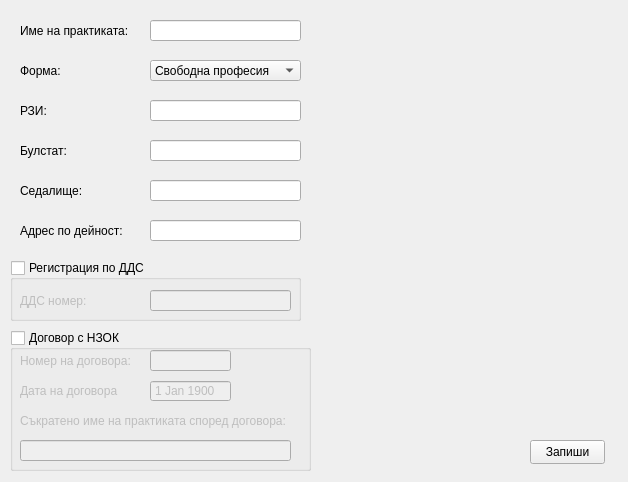
<?xml version="1.0" encoding="UTF-8"?>
<ui version="4.0">
 <class>PracticeSettings</class>
 <widget class="QWidget" name="PracticeSettings">
  <property name="geometry">
   <rect>
    <x>0</x>
    <y>0</y>
    <width>628</width>
    <height>482</height>
   </rect>
  </property>
  <property name="windowTitle">
   <string>PracticeSettings</string>
  </property>
  <widget class="QLabel" name="label">
   <property name="geometry">
    <rect>
     <x>20</x>
     <y>20</y>
     <width>121</width>
     <height>21</height>
    </rect>
   </property>
   <property name="text">
    <string>Име на практиката:</string>
   </property>
  </widget>
  <widget class="QLabel" name="label_2">
   <property name="geometry">
    <rect>
     <x>20</x>
     <y>100</y>
     <width>49</width>
     <height>21</height>
    </rect>
   </property>
   <property name="text">
    <string>РЗИ:</string>
   </property>
  </widget>
  <widget class="QLabel" name="label_3">
   <property name="geometry">
    <rect>
     <x>20</x>
     <y>140</y>
     <width>49</width>
     <height>21</height>
    </rect>
   </property>
   <property name="text">
    <string>Булстат:</string>
   </property>
  </widget>
  <widget class="QComboBox" name="comboBox">
   <property name="geometry">
    <rect>
     <x>150</x>
     <y>60</y>
     <width>151</width>
     <height>21</height>
    </rect>
   </property>
   <item>
    <property name="text">
     <string>Свободна професия</string>
    </property>
   </item>
   <item>
    <property name="text">
     <string>ЕТ</string>
    </property>
   </item>
   <item>
    <property name="text">
     <string>ЕООД</string>
    </property>
   </item>
   <item>
    <property name="text">
     <string>ООД</string>
    </property>
   </item>
   <item>
    <property name="text">
     <string>ЕАД</string>
    </property>
   </item>
   <item>
    <property name="text">
     <string>АД</string>
    </property>
   </item>
  </widget>
  <widget class="LineEdit" name="practiceNameEdit">
   <property name="geometry">
    <rect>
     <x>150</x>
     <y>20</y>
     <width>151</width>
     <height>21</height>
    </rect>
   </property>
  </widget>
  <widget class="LineEdit" name="rziEdit">
   <property name="geometry">
    <rect>
     <x>150</x>
     <y>100</y>
     <width>151</width>
     <height>21</height>
    </rect>
   </property>
  </widget>
  <widget class="LineEdit" name="bulstatEdit">
   <property name="geometry">
    <rect>
     <x>150</x>
     <y>140</y>
     <width>151</width>
     <height>21</height>
    </rect>
   </property>
  </widget>
  <widget class="QLabel" name="label_4">
   <property name="geometry">
    <rect>
     <x>20</x>
     <y>180</y>
     <width>81</width>
     <height>21</height>
    </rect>
   </property>
   <property name="text">
    <string>Седалище:</string>
   </property>
  </widget>
  <widget class="LineEdit" name="addressEdit">
   <property name="geometry">
    <rect>
     <x>150</x>
     <y>180</y>
     <width>151</width>
     <height>21</height>
    </rect>
   </property>
  </widget>
  <widget class="QLabel" name="label_8">
   <property name="geometry">
    <rect>
     <x>20</x>
     <y>220</y>
     <width>111</width>
     <height>21</height>
    </rect>
   </property>
   <property name="text">
    <string>Адрес по дейност:</string>
   </property>
  </widget>
  <widget class="LineEdit" name="activityAddressEdit">
   <property name="geometry">
    <rect>
     <x>150</x>
     <y>220</y>
     <width>151</width>
     <height>21</height>
    </rect>
   </property>
  </widget>
  <widget class="QGroupBox" name="nzokGroup">
   <property name="geometry">
    <rect>
     <x>10</x>
     <y>330</y>
     <width>301</width>
     <height>141</height>
    </rect>
   </property>
   <property name="title">
    <string>Договор с НЗОК</string>
   </property>
   <property name="checkable">
    <bool>true</bool>
   </property>
   <property name="checked">
    <bool>false</bool>
   </property>
   <widget class="LineEdit" name="contractEdit">
    <property name="geometry">
     <rect>
      <x>140</x>
      <y>20</y>
      <width>81</width>
      <height>21</height>
     </rect>
    </property>
   </widget>
   <widget class="QLabel" name="label_9">
    <property name="geometry">
     <rect>
      <x>10</x>
      <y>20</y>
      <width>121</width>
      <height>21</height>
     </rect>
    </property>
    <property name="text">
     <string>Номер на договора:</string>
    </property>
   </widget>
   <widget class="QLabel" name="label_10">
    <property name="geometry">
     <rect>
      <x>10</x>
      <y>50</y>
      <width>121</width>
      <height>21</height>
     </rect>
    </property>
    <property name="text">
     <string>Дата на договора</string>
    </property>
   </widget>
   <widget class="DateEdit" name="contractDateEdit">
    <property name="geometry">
     <rect>
      <x>140</x>
      <y>50</y>
      <width>81</width>
      <height>22</height>
     </rect>
    </property>
    <property name="buttonSymbols">
     <enum>QAbstractSpinBox::NoButtons</enum>
    </property>
    <property name="showGroupSeparator" stdset="0">
     <bool>false</bool>
    </property>
    <property name="maximumDateTime">
     <datetime>
      <hour>23</hour>
      <minute>59</minute>
      <second>59</second>
      <year>9999</year>
      <month>12</month>
      <day>30</day>
     </datetime>
    </property>
    <property name="minimumDate">
     <date>
      <year>1900</year>
      <month>1</month>
      <day>1</day>
     </date>
    </property>
    <property name="date">
     <date>
      <year>1900</year>
      <month>1</month>
      <day>1</day>
     </date>
    </property>
   </widget>
   <widget class="QLabel" name="label_11">
    <property name="geometry">
     <rect>
      <x>10</x>
      <y>80</y>
      <width>281</width>
      <height>21</height>
     </rect>
    </property>
    <property name="text">
     <string>Съкратено име на практиката според договора:</string>
    </property>
   </widget>
   <widget class="LineEdit" name="practiceNameNZOK">
    <property name="geometry">
     <rect>
      <x>10</x>
      <y>110</y>
      <width>271</width>
      <height>21</height>
     </rect>
    </property>
   </widget>
  </widget>
  <widget class="QGroupBox" name="vatGroup">
   <property name="geometry">
    <rect>
     <x>10</x>
     <y>260</y>
     <width>291</width>
     <height>61</height>
    </rect>
   </property>
   <property name="title">
    <string>Регистрация по ДДС</string>
   </property>
   <property name="checkable">
    <bool>true</bool>
   </property>
   <property name="checked">
    <bool>false</bool>
   </property>
   <widget class="QLabel" name="label_6">
    <property name="geometry">
     <rect>
      <x>10</x>
      <y>30</y>
      <width>81</width>
      <height>21</height>
     </rect>
    </property>
    <property name="text">
     <string>ДДС номер:</string>
    </property>
   </widget>
   <widget class="LineEdit" name="vatEdit">
    <property name="geometry">
     <rect>
      <x>140</x>
      <y>30</y>
      <width>141</width>
      <height>21</height>
     </rect>
    </property>
   </widget>
  </widget>
  <widget class="QLabel" name="label_5">
   <property name="geometry">
    <rect>
     <x>20</x>
     <y>60</y>
     <width>91</width>
     <height>21</height>
    </rect>
   </property>
   <property name="text">
    <string>Форма:</string>
   </property>
  </widget>
  <widget class="QPushButton" name="applyButton">
   <property name="geometry">
    <rect>
     <x>530</x>
     <y>440</y>
     <width>75</width>
     <height>24</height>
    </rect>
   </property>
   <property name="text">
    <string>Запиши</string>
   </property>
  </widget>
 </widget>
 <layoutdefault spacing="6" margin="11"/>
 <customwidgets>
  <customwidget>
   <class>LineEdit</class>
   <extends>QLineEdit</extends>
   <header>View/uiComponents/qt_derived/LineEdit.h</header>
  </customwidget>
  <customwidget>
   <class>DateEdit</class>
   <extends>QDateEdit</extends>
   <header>View/uiComponents/qt_derived/DateEdit.h</header>
  </customwidget>
 </customwidgets>
 <resources/>
 <connections/>
</ui>
